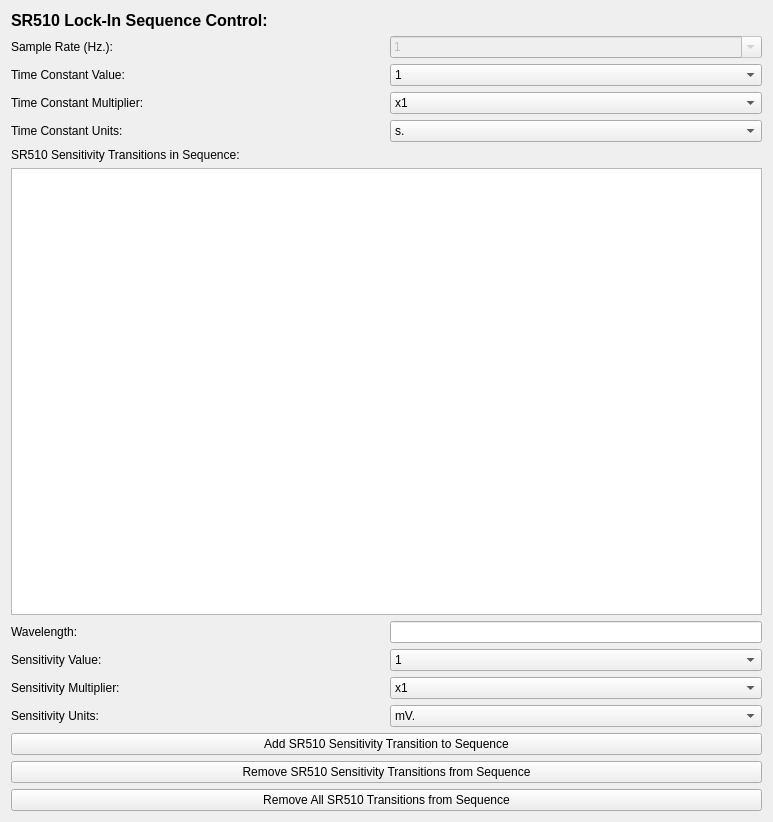
<?xml version="1.0" encoding="UTF-8"?>
<ui version="4.0">
 <class>Sr510</class>
 <widget class="QWidget" name="Sr510">
  <property name="geometry">
   <rect>
    <x>0</x>
    <y>0</y>
    <width>773</width>
    <height>822</height>
   </rect>
  </property>
  <property name="windowTitle">
   <string>Sr510</string>
  </property>
  <layout class="QGridLayout" name="gridLayout">
   <item row="0" column="0">
    <widget class="QLabel" name="label_11">
     <property name="sizePolicy">
      <sizepolicy hsizetype="Preferred" vsizetype="Maximum">
       <horstretch>0</horstretch>
       <verstretch>0</verstretch>
      </sizepolicy>
     </property>
     <property name="font">
      <font>
       <pointsize>12</pointsize>
       <weight>75</weight>
       <bold>true</bold>
      </font>
     </property>
     <property name="text">
      <string>SR510 Lock-In Sequence Control:</string>
     </property>
    </widget>
   </item>
   <item row="1" column="0">
    <widget class="QLabel" name="label_12">
     <property name="text">
      <string>Sample Rate (Hz.):</string>
     </property>
    </widget>
   </item>
   <item row="1" column="1">
    <widget class="QComboBox" name="combobox_list_SavedSequences_passive_Sr510SampleRate">
     <property name="enabled">
      <bool>false</bool>
     </property>
     <property name="editable">
      <bool>true</bool>
     </property>
     <property name="currentText">
      <string>1</string>
     </property>
     <property name="currentIndex">
      <number>4</number>
     </property>
     <item>
      <property name="text">
       <string>0.0625</string>
      </property>
     </item>
     <item>
      <property name="text">
       <string>0.125</string>
      </property>
     </item>
     <item>
      <property name="text">
       <string>0.250</string>
      </property>
     </item>
     <item>
      <property name="text">
       <string>0.5</string>
      </property>
     </item>
     <item>
      <property name="text">
       <string>1</string>
      </property>
     </item>
     <item>
      <property name="text">
       <string>2</string>
      </property>
     </item>
     <item>
      <property name="text">
       <string>4</string>
      </property>
     </item>
     <item>
      <property name="text">
       <string>8</string>
      </property>
     </item>
     <item>
      <property name="text">
       <string>16</string>
      </property>
     </item>
     <item>
      <property name="text">
       <string>32</string>
      </property>
     </item>
     <item>
      <property name="text">
       <string>64</string>
      </property>
     </item>
     <item>
      <property name="text">
       <string>128</string>
      </property>
     </item>
     <item>
      <property name="text">
       <string>256</string>
      </property>
     </item>
     <item>
      <property name="text">
       <string>512</string>
      </property>
     </item>
    </widget>
   </item>
   <item row="2" column="0">
    <widget class="QLabel" name="label_19">
     <property name="text">
      <string>Time Constant Value:</string>
     </property>
    </widget>
   </item>
   <item row="2" column="1">
    <widget class="QComboBox" name="combobox_list_SavedSequences_passive_Sr510TimeConstantValue">
     <item>
      <property name="text">
       <string>1</string>
      </property>
     </item>
     <item>
      <property name="text">
       <string>3</string>
      </property>
     </item>
    </widget>
   </item>
   <item row="3" column="0">
    <widget class="QLabel" name="label_17">
     <property name="text">
      <string>Time Constant Multiplier:</string>
     </property>
    </widget>
   </item>
   <item row="3" column="1">
    <widget class="QComboBox" name="combobox_list_SavedSequences_passive_Sr510TimeConstantMultiplier">
     <item>
      <property name="text">
       <string>x1</string>
      </property>
     </item>
     <item>
      <property name="text">
       <string>x10</string>
      </property>
     </item>
     <item>
      <property name="text">
       <string>x100</string>
      </property>
     </item>
    </widget>
   </item>
   <item row="4" column="0">
    <widget class="QLabel" name="label_18">
     <property name="text">
      <string>Time Constant Units:</string>
     </property>
    </widget>
   </item>
   <item row="4" column="1">
    <widget class="QComboBox" name="combobox_list_SavedSequences_passive_Sr510TimeConstantUnits">
     <property name="currentText">
      <string>s.</string>
     </property>
     <item>
      <property name="text">
       <string>s.</string>
      </property>
     </item>
     <item>
      <property name="text">
       <string>ms.</string>
      </property>
     </item>
     <item>
      <property name="text">
       <string>us.</string>
      </property>
     </item>
    </widget>
   </item>
   <item row="5" column="0">
    <widget class="QLabel" name="label_16">
     <property name="sizePolicy">
      <sizepolicy hsizetype="Expanding" vsizetype="Maximum">
       <horstretch>0</horstretch>
       <verstretch>0</verstretch>
      </sizepolicy>
     </property>
     <property name="font">
      <font>
       <weight>50</weight>
       <bold>false</bold>
      </font>
     </property>
     <property name="text">
      <string>SR510 Sensitivity Transitions in Sequence:</string>
     </property>
    </widget>
   </item>
   <item row="6" column="0" colspan="2">
    <widget class="QListWidget" name="list_listXlist_Sr510SensTransitionsXSavedSequences_listXPassiveListAll_Sr510SensitivityTransitions">
     <property name="sizePolicy">
      <sizepolicy hsizetype="Expanding" vsizetype="Expanding">
       <horstretch>0</horstretch>
       <verstretch>0</verstretch>
      </sizepolicy>
     </property>
    </widget>
   </item>
   <item row="7" column="0">
    <widget class="QLabel" name="label_20">
     <property name="text">
      <string>Wavelength:</string>
     </property>
    </widget>
   </item>
   <item row="7" column="1">
    <widget class="QLineEdit" name="lineedit_list_Sr510SensTransitions_ItemDisplay_wavelength"/>
   </item>
   <item row="8" column="0">
    <widget class="QLabel" name="label_15">
     <property name="text">
      <string>Sensitivity Value:</string>
     </property>
    </widget>
   </item>
   <item row="8" column="1">
    <widget class="QComboBox" name="lineedit_list_Sr510SensTransitions_passive_SensitivityValue">
     <item>
      <property name="text">
       <string>1</string>
      </property>
     </item>
     <item>
      <property name="text">
       <string>2</string>
      </property>
     </item>
     <item>
      <property name="text">
       <string>5</string>
      </property>
     </item>
    </widget>
   </item>
   <item row="9" column="0">
    <widget class="QLabel" name="label_13">
     <property name="text">
      <string>Sensitivity Multiplier:</string>
     </property>
    </widget>
   </item>
   <item row="9" column="1">
    <widget class="QComboBox" name="lineedit_list_Sr510SensTransitions_passive_SensitivityMultiplier">
     <item>
      <property name="text">
       <string>x1</string>
      </property>
     </item>
     <item>
      <property name="text">
       <string>x10</string>
      </property>
     </item>
     <item>
      <property name="text">
       <string>x100</string>
      </property>
     </item>
    </widget>
   </item>
   <item row="10" column="0">
    <widget class="QLabel" name="label_14">
     <property name="text">
      <string>Sensitivity Units:</string>
     </property>
    </widget>
   </item>
   <item row="10" column="1">
    <widget class="QComboBox" name="lineedit_list_Sr510SensTransitions_passive_SensitivityUnits">
     <item>
      <property name="text">
       <string>mV.</string>
      </property>
     </item>
     <item>
      <property name="text">
       <string>uV.</string>
      </property>
     </item>
     <item>
      <property name="text">
       <string>nV.</string>
      </property>
     </item>
    </widget>
   </item>
   <item row="11" column="0" colspan="2">
    <widget class="QPushButton" name="button_list_Sr510SensTransitions_setter_AddSr510SensTransition">
     <property name="text">
      <string>Add SR510 Sensitivity Transition to Sequence</string>
     </property>
    </widget>
   </item>
   <item row="12" column="0" colspan="2">
    <widget class="QPushButton" name="button_list_Sr510SensTransitions_remover_RemoveSr510SensTransition">
     <property name="text">
      <string>Remove SR510 Sensitivity Transitions from Sequence</string>
     </property>
    </widget>
   </item>
   <item row="13" column="0" colspan="2">
    <widget class="QPushButton" name="button_list_Sr510SensTransitions_RemoverOfAll_RemoveAllSr510SensTransitions">
     <property name="text">
      <string>Remove All SR510 Transitions from Sequence</string>
     </property>
    </widget>
   </item>
  </layout>
 </widget>
 <resources/>
 <connections/>
</ui>
